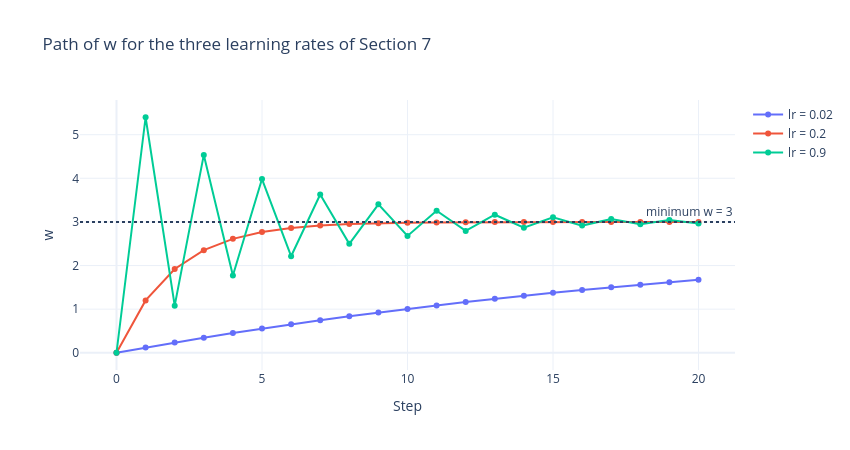

Notebook code cell kept with this figure:
### Markdown cell above
### Reading the learning-rate plot in Section 7

For $L(w) = (w - 3)^2$ the update is $w_{t+1} = w_t - 2\eta(w_t - 3)$. Subtracting 3 from both sides:

$$
w_{t+1} - 3 = (1 - 2\eta)(w_t - 3)
$$

So the distance to the minimum is multiplied by the same factor every step, and the loss by that factor squared.

| $\eta$ | Factor $1 - 2\eta$ | Loss factor $(1 - 2\eta)^2$ | What happens |
|---|---|---|---|
| 0.02 | 0.96 | 0.92 | Slow: only 4% closer each step |
| 0.2 | 0.6 | 0.36 | Fast and smooth |
| 0.9 | −0.8 | 0.64 | $w$ jumps to the other side of 3 every step, but each jump is smaller |
| above 1 | below −1 | above 1 | Each jump is bigger than the last: divergence |

What surprised me is that the loss curve for $\eta = 0.9$ in Section 7 looks smooth, and it falls faster than $\eta = 0.02$. The zigzag is only visible in $w$ itself, because squaring the error hides its sign. The chart below shows the path of $w$, which the loss plot hides.

### Code cell
import plotly.graph_objects as go

fig = go.Figure()
for lr in [0.02, 0.2, 0.9]:
    w, path = 0.0, [0.0]
    for _ in range(20):
        w = w - lr * 2 * (w - 3)
        path.append(w)
    fig.add_trace(go.Scatter(x=list(range(21)), y=path, mode="lines+markers", name=f"lr = {lr}"))
fig.add_hline(y=3, line_dash="dot", annotation_text="minimum w = 3")
fig.update_layout(title="Path of w for the three learning rates of Section 7",
                  xaxis_title="Step", yaxis_title="w", template="plotly_white", width=850, height=450)
fig.show()

### Figure 1 — Plotly figure (JSON) as saved in the notebook; plotly's stock layout.template omitted (floating-point values rounded to 4 significant figures)
{"data": [{"mode": "lines+markers", "name": "lr = 0.02", "type": "scatter", "x": [0, 1, 2, 3, 4, 5, 6, 7, 8, 9, 10, 11, 12, 13, 14, 15, 16, 17, 18, 19, 20], "y": [0.0, 0.12, 0.2352, 0.3458, 0.452, 0.5539, 0.6517, 0.7457, 0.8358, 0.9224, 1.006, 1.085, 1.162, 1.235, 1.306, 1.374, 1.439, 1.501, 1.561, 1.619, 1.674]}, {"mode": "lines+markers", "name": "lr = 0.2", "type": "scatter", "x": [0, 1, 2, 3, 4, 5, 6, 7, 8, 9, 10, 11, 12, 13, 14, 15, 16, 17, 18, 19, 20], "y": [0.0, 1.2, 1.92, 2.352, 2.611, 2.767, 2.86, 2.916, 2.95, 2.97, 2.982, 2.989, 2.993, 2.996, 2.998, 2.999, 2.999, 2.999, 3.0, 3.0, 3.0]}, {"mode": "lines+markers", "name": "lr = 0.9", "type": "scatter", "x": [0, 1, 2, 3, 4, 5, 6, 7, 8, 9, 10, 11, 12, 13, 14, 15, 16, 17, 18, 19, 20], "y": [0.0, 5.4, 1.08, 4.536, 1.771, 3.983, 2.214, 3.629, 2.497, 3.403, 2.678, 3.258, 2.794, 3.165, 2.868, 3.106, 2.916, 3.068, 2.946, 3.043, 2.965]}], "layout": {"annotations": [{"showarrow": false, "text": "minimum w = 3", "x": 1, "xanchor": "right", "xref": "x domain", "y": 3, "yanchor": "bottom", "yref": "y"}], "height": 450, "shapes": [{"line": {"dash": "dot"}, "type": "line", "x0": 0, "x1": 1, "xref": "x domain", "y0": 3, "y1": 3, "yref": "y"}], "title": {"text": "Path of w for the three learning rates of Section 7"}, "width": 850, "xaxis": {"title": {"text": "Step"}}, "yaxis": {"title": {"text": "w"}}}}
